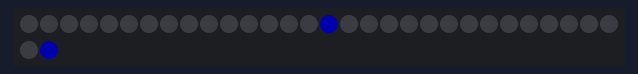
Simulated run of this sketch. Board: Arduino Uno, built with avr-gcc and run on an emulated ATmega328P. Parts: 32 RGB LEDs in strip order, left to right, continuing on the next row. Dim RGB values are drawn brighter than linear.

Above: at 3.31 s.
At 37.3 s:
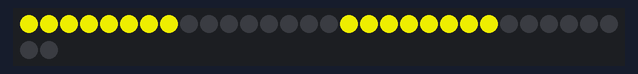

The sketch:

NEOPIXEL2.ino
```cpp
// Simple program to control an RGB LED light using the Neopixel library
// Adapted from NeoPixel Ring simple sketch (c) 2013 Shae Erisson under the GPLv3

#include <Adafruit_NeoPixel.h>

// Which pin on the Arduino is connected to the NeoPixels?
int LEDPIN = A5;

// How many NeoPixels are attached to the Arduino?
int NUMPIXELS = 32;

// When we setup the NeoPixel library, we tell it how many pixels, and which pin to use to send signals.
Adafruit_NeoPixel pixels = Adafruit_NeoPixel(NUMPIXELS, LEDPIN, NEO_GRB + NEO_KHZ800);

int delayval = 1000; // delay for half a second

void setup() {
  pixels.begin(); // This initializes the NeoPixel library.
}

void loop() {
  /*Red();
 delay(1000);
  Green();
 delay(1000);
  Blue();
 delay(1000);*/
  BlueRunning();

 GreenRunning();
for(int i=0;i<5;i++)
{
 YellowRunning();
 delay(50);
}

for(int i=0;i<5;i++)
{
 Dancing();
 delay(50);
}
for(int i=0;i<5;i++)
{
 Kwinking();
 delay(50);
}


  // For a set of NeoPixels the first NeoPixel is 0, second is 1, all the way up to the count of pixels minus one.

  // pixels.Color takes RGB values, from 0,0,0 up to 255,255,255
 // pixels.setPixelColor(0, pixels.Color(150,0,0)); // red at about 60% of full brightness
  //pixels.setPixelColor(1, pixels.Color(0,150,0)); // green at about 60% of full brightness
  //pixels.setPixelColor(2, pixels.Color(0,0,150)); // blue at about 60% of full brightness
 // pixels.setPixelColor(3, pixels.Color(50,50,50)); // white at about 20% of full brightness
//  pixels.setPixelColor(4, pixels.Color(75,0,75)); // off
//  pixels.setPixelColor(5, pixels.Color(25,25,25)); // magenta
//  pixels.setPixelColor(6, pixels.Color(90,50,170)); //
//  pixels.setPixelColor(7, pixels.Color(150,50,0)); // orange
//  pixels.setPixelColor(8, pixels.Color(75,75,0)); // red at about 60% of full brightness
//  pixels.setPixelColor(9, pixels.Color(100,100,100)); // green at about 60% of full brightness
 // pixels.setPixelColor(10, pixels.Color(150,0,150)); // blue at about 60% of full brightness
 // pixels.setPixelColor(11,0x661133); // white at about 20% of full brightness
 // pixels.setPixelColor(12, pixels.Color(0,0,0)); // off
 // pixels.setPixelColor(13, 0x054411); // magenta
 // pixels.setPixelColor(14, pixels.Color(20,100,100)); //
  //pixels.setPixelColor(15, pixels.Color(75,25,25)); // orange

 // pixels.show(); // This sends the updated pixel color to the hardware.

 // delay(delayval); // Delay for a period of time (in milliseconds).

// / pixels.setPixelColor(0, pixels.Color(75,0,75)); // magenta at about 60% of full brightness
 // pixels.setPixelColor(1, pixels.Color(75,75,0)); // yellow at about 60% of full brightness
//  pixels.setPixelColor(2, 0,  75, 75); // cyan using shorter RGB option at about 60% of full brightness
 // pixels.setPixelColor(3, 100,100,100); // white using shorter RGB notation at 100% brightness
 // pixels.setPixelColor(4, 0x661133); // color using shorter HEX color code
 // pixels.setPixelColor(5, 0x054411); // color using shorter HEX color code
 // pixels.setPixelColor(6, pixels.ColorHSV(20,100,100)); // color using Hue/Saturation/Value
 // pixels.setPixelColor(7, pixels.ColorHSV(75,25,25)); // color using Hue/Saturation/Value
//  pixels.setPixelColor(8, pixels.Color(75,0,75)); // magenta at about 60% of full brightness
 // pixels.setPixelColor(9, pixels.Color(75,75,0)); // yellow at about 60% of full brightness
 // pixels.setPixelColor(10, 0,  75, 75); // cyan using shorter RGB option at about 60% of full brightness
 // pixels.setPixelColor(11, 100,100,100); // white using shorter RGB notation at 100% brightness
 // pixels.setPixelColor(12, 0x661133); // color using shorter HEX color code
//  pixels.setPixelColor(13, 0x054411); // color using shorter HEX color code
//  pixels.setPixelColor(14, pixels.ColorHSV(20,100,100)); // color using Hue/Saturation/Value
  //pixels.setPixelColor(15, pixels.ColorHSV(75,25,25)); // color using Hue/Saturation/Value

  //pixels.show(); // This sends the updated pixel color to the hardware.

//  delay(delayval); // Delay for a period of time (in milliseconds).

}
void SolidRed()
{
  for (int i=0;i<NUMPIXELS;i++)
  {
   pixels.setPixelColor(i,  pixels.Color(50,0,0));

  }
   pixels.show();

}
void SolidGreen()
{
  for (int i=0;i<NUMPIXELS;i++)
  {
   pixels.setPixelColor(i,  pixels.Color(0,50,0));

  }
   pixels.show();
}
void SolidBlue()
{
  for (int i=0;i<NUMPIXELS;i++)
  {
   pixels.setPixelColor(i,  pixels.Color(0,0,50));

  }
   pixels.show();
}
void BlueRunning()
{
   for (int i=0;i<NUMPIXELS/2;i++)
  {
   pixels.setPixelColor(i,  pixels.Color(0,0,50));
    pixels.setPixelColor((NUMPIXELS/2)+i,  pixels.Color(0,0,50));
   delay(100);
    pixels.show();
   pixels.setPixelColor(i,  pixels.Color(0,0,0));
    pixels.setPixelColor((NUMPIXELS/2)+i,  pixels.Color(0,0,0));
    delay(100);
     pixels.show();
  }

}
void GreenRunning()
{
   for (int i=0;i<NUMPIXELS/2;i++)
  {
   pixels.setPixelColor(i,  pixels.Color(0,50,0));
    pixels.setPixelColor((NUMPIXELS/2)+i,  pixels.Color(0,0,50));
   delay(10);
    pixels.show();
   pixels.setPixelColor(i,  pixels.Color(0,0,0));
    pixels.setPixelColor((NUMPIXELS/2)+i,  pixels.Color(0,0,0));
    delay(10);
     pixels.show();
  }

}
void YellowRunning()
{
   for (int i=0;i<NUMPIXELS/2;i++)
  {
   pixels.setPixelColor(i,  pixels.Color(200,200,0));
    pixels.setPixelColor((NUMPIXELS/2)+i,  pixels.Color(200,200,0));
   delay(10);
    pixels.show();
   pixels.setPixelColor(i,  pixels.Color(0,0,0));
    pixels.setPixelColor((NUMPIXELS/2)+i,  pixels.Color(0,0,0));
    delay(10);
     pixels.show();
  }

}

void Dancing()
{
   for (int i=0;i<NUMPIXELS/2;i++)
  {
   pixels.setPixelColor(i,  pixels.Color(200,200,0));
    pixels.setPixelColor((NUMPIXELS/2)+i,  pixels.Color(200,200,0));
   delay(10);
    pixels.show();
   pixels.setPixelColor(i,  pixels.Color(0,0,0));
    pixels.setPixelColor((NUMPIXELS/2)+i,  pixels.Color(0,0,0));
    delay(10);
     pixels.show();
  }
   for (int i=0;i<NUMPIXELS/2;i++)
  {
   pixels.setPixelColor(i,  pixels.Color(0,200,200));
    pixels.setPixelColor((NUMPIXELS/2)+i,  pixels.Color(0,200,200));
   delay(10);
    pixels.show();
   pixels.setPixelColor(i,  pixels.Color(0,0,0));
    pixels.setPixelColor((NUMPIXELS/2)+i,  pixels.Color(0,0,0));
    delay(10);
     pixels.show();
  }
  for (int i=0;i<NUMPIXELS/2;i++)
  {
   pixels.setPixelColor(i,  pixels.Color(200,0,200));
    pixels.setPixelColor((NUMPIXELS/2)+i,  pixels.Color(200,0,200));
   delay(10);
    pixels.show();
   pixels.setPixelColor(i,  pixels.Color(0,0,0));
    pixels.setPixelColor((NUMPIXELS/2)+i,  pixels.Color(0,0,0));
    delay(10);
     pixels.show();
  }


}

void Kwinking()
{
   for (int i=0;i<NUMPIXELS/4;i++)
  {
   pixels.setPixelColor(i,  pixels.Color(200,200,0));
    pixels.setPixelColor((NUMPIXELS/2)+i,  pixels.Color(200,200,0));


  }
     pixels.show();
     delay(1000);
     for (int i=0;i<NUMPIXELS/4;i++)
  {


   pixels.setPixelColor(i,  pixels.Color(0,0,0));
    pixels.setPixelColor((NUMPIXELS/2)+i,  pixels.Color(0,0,0));

  }
   pixels.show();
     delay(1000);
}
```

Measured:
- what the display in image 1 shows lasts 1.0 s, from 37.3 s to 38.3 s
